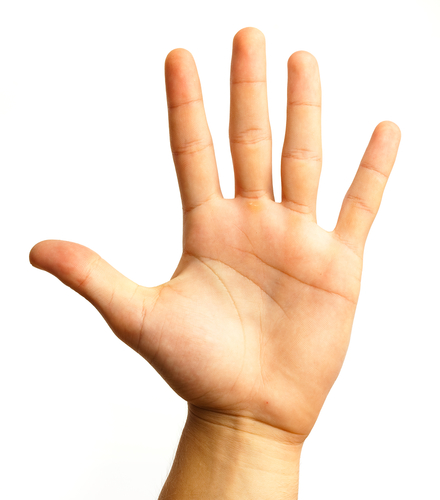
//> input picture Computer_Vision/test_code/resources/hand.png, 440 x 500 px
$ ./8_2_3   (built with g++ and OpenCV 4)
//> lines starting //> are read from the running program, lines starting //| are printed output that depends on the picture; after the words box and inside, x2 and y2 are one past the last pixel; in counts of white or black regions, pixels touching at a corner belong together
// g++ $(pkg-config --cflags --libs opencv) 8_2_3.cpp -o ./exe/a

#include <opencv2/opencv.hpp>
#include <iostream>

using namespace cv ;
using namespace std ;

int
main () {
    Mat image = imread("./resources/hand.png") ;
//> image is the input picture: 500 rows x 440 cols, CV_8UC3; mean B, G, R 210.3, 226.7, 246.1
    cvtColor(image, image, CV_BGR2YCrCb) ;
//> image: 500 rows x 440 cols, CV_8UC3; mean of channels 0, 1, 2 230.7, 139, 116.5
    Mat dst ;
    // src, lowerbound, upperbound, dst
    inRange(image, Scalar(0, 133, 77), Scalar(255, 173, 127), dst) ;
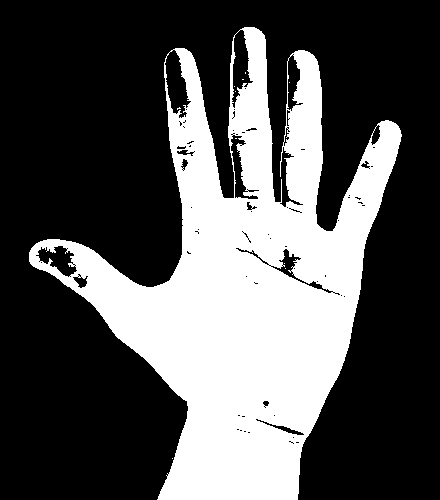
//> dst: 500 rows x 440 cols, CV_8UC1; 32.9% white; 11 white regions (10 under 20 px), largest, box (x1, y1, x2, y2) and area: (29, 27, 402, 500) 72385

    imshow("dst", dst) ;
    imshow("image", image) ;
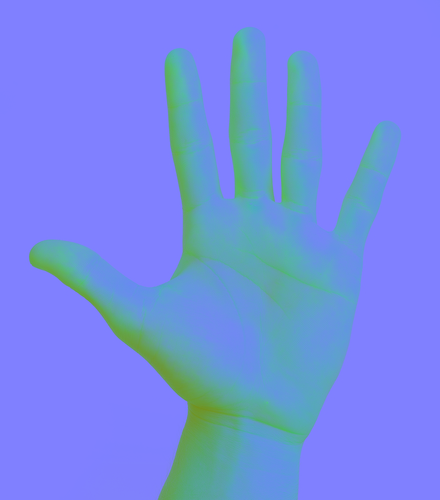
//> window 'image': 500 rows x 440 cols, CV_8UC3; mean B, G, R 230.7, 139, 116.5
    waitKey(0) ;
    return 0 ;
}
